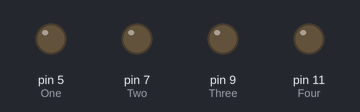
A sketch run on a simulated Arduino Uno, built with avr-gcc and run on an emulated ATmega328P. On the bench: output pins drawn as LEDs (lit = HIGH).

Above: at 0.5 s.
At 2.5 s:
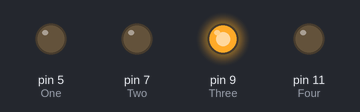
At 4.5 s:
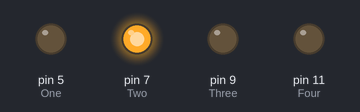
At 8.5 s:
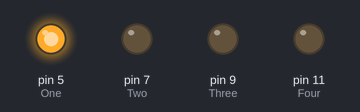
At 12.5 s:
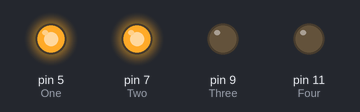
At 16.5 s:
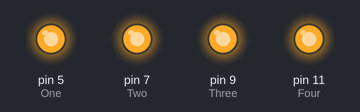
Timing chart, 0 to 20.7 s (numbered marks = the images above):
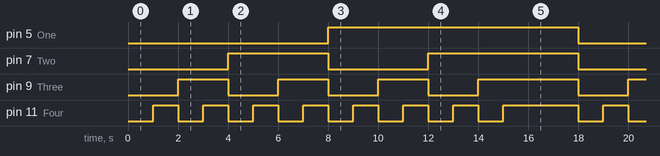

The sketch:

HW_4_16_Bit_Binary_Counter.ino
```cpp
int One=5;
int Two=7;
int Three=9;
int Four=11;
int Int=3000;
int Bet=1000;
void setup() {
  // put your setup code here, to run once:
pinMode(One,OUTPUT);
pinMode(Two,OUTPUT);
pinMode(Three,OUTPUT);
pinMode(Four,OUTPUT);
}

void loop() {
  // put your main code here, to run repeatedly:

digitalWrite(One,LOW);
digitalWrite(Two,LOW);
digitalWrite(Three,LOW);
digitalWrite(Four,LOW);
delay(Bet);

digitalWrite(One,LOW);
digitalWrite(Two,LOW);
digitalWrite(Three,LOW);
digitalWrite(Four,HIGH);
delay(Bet);

digitalWrite(One,LOW);
digitalWrite(Two,LOW);
digitalWrite(Three,HIGH);
digitalWrite(Four,LOW);
delay(Bet);

digitalWrite(One,LOW);
digitalWrite(Two,LOW);
digitalWrite(Three,HIGH);
digitalWrite(Four,HIGH);
delay(Bet);

digitalWrite(One,LOW);
digitalWrite(Two,HIGH);
digitalWrite(Three,LOW);
digitalWrite(Four,LOW);
delay(Bet);

digitalWrite(One,LOW);
digitalWrite(Two,HIGH);
digitalWrite(Three,LOW);
digitalWrite(Four,HIGH);
delay(Bet);

digitalWrite(One,LOW);
digitalWrite(Two,HIGH);
digitalWrite(Three,HIGH);
digitalWrite(Four,LOW);
delay(Bet);

digitalWrite(One,LOW);
digitalWrite(Two,HIGH);
digitalWrite(Three,HIGH);
digitalWrite(Four,HIGH);
delay(Bet);

digitalWrite(One,HIGH);
digitalWrite(Two,LOW);
digitalWrite(Three,LOW);
digitalWrite(Four,LOW);
delay(Bet);

digitalWrite(One,HIGH);
digitalWrite(Two,LOW);
digitalWrite(Three,LOW);
digitalWrite(Four,HIGH);
delay(Bet);

digitalWrite(One,HIGH);
digitalWrite(Two,LOW);
digitalWrite(Three,HIGH);
digitalWrite(Four,LOW);
delay(Bet);

digitalWrite(One,HIGH);
digitalWrite(Two,LOW);
digitalWrite(Three,HIGH);
digitalWrite(Four,HIGH);
delay(Bet);

digitalWrite(One,HIGH);
digitalWrite(Two,HIGH);
digitalWrite(Three,LOW);
digitalWrite(Four,LOW);
delay(Bet);

digitalWrite(One,HIGH);
digitalWrite(Two,HIGH);
digitalWrite(Three,LOW);
digitalWrite(Four,HIGH);
delay(Bet);

digitalWrite(One,HIGH);
digitalWrite(Two,HIGH);
digitalWrite(Three,HIGH);
digitalWrite(Four,LOW);
delay(Bet);


digitalWrite(One,HIGH);
digitalWrite(Two,HIGH);
digitalWrite(Three,HIGH);
digitalWrite(Four,HIGH);
delay(Int);
}
```

Measured:
- by itself, pin 5 (One): alternates HIGH for 10.0 s and LOW for 8.0 s
- by itself, pin 7 (Two): LOW → HIGH at 4.0 s, → LOW 4.0 s later, → HIGH 4.0 s later, → LOW 6.0 s later, … (8 changes in this stretch)
- by itself, pin 9 (Three): goes 3 × (HIGH 2.0 s, LOW 2.0 s), HIGH 4.0 s, 3 × (LOW 2.0 s, HIGH 2.0 s), LOW 2.0 s, HIGH 4.0 s, LOW 2.0 s, then HIGH
- by itself, pin 11 (Four): repeats every 18.0 s: 6 × (LOW 1.0 s, HIGH 1.0 s), LOW 1.0 s, HIGH 3.0 s, LOW 1.0 s, HIGH 1.0 s
